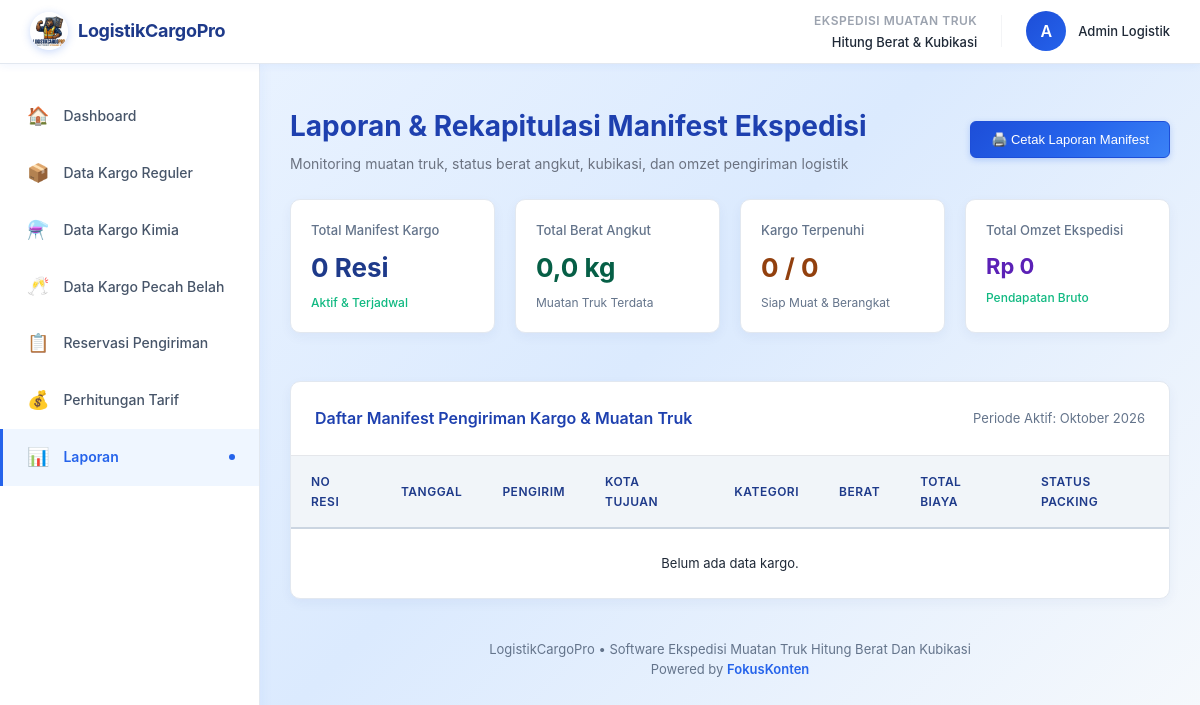
The app's page /SOURCE_CODE_APLIKASI/dashboard/laporan.php, older data.
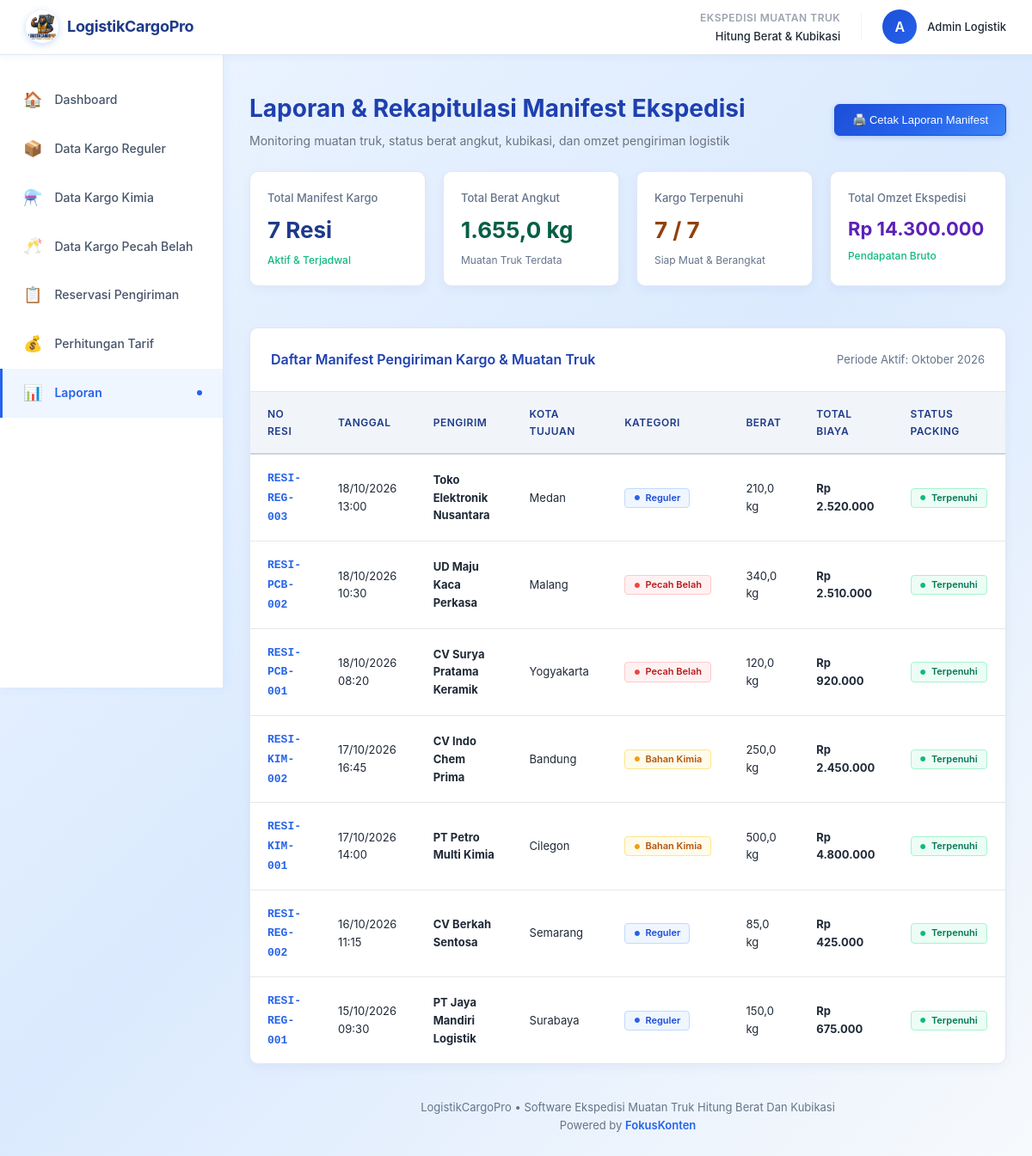
The same page, newer data.
### tables this page shows
CREATE TABLE IF NOT EXISTS kargo (
    id_resi VARCHAR(50) PRIMARY KEY,
    pengirim VARCHAR(100) NOT NULL,
    kota_tujuan VARCHAR(100) NOT NULL,
    berat_barang DECIMAL(10,2) NOT NULL,
    tarif_dasar_per_kg DECIMAL(10,2) NOT NULL,
    jenis_kargo VARCHAR(50) NOT NULL,
    total_tarif DECIMAL(15,2) NOT NULL,
    status_packing ENUM('TERPENUHI', 'BELUM TERPENUHI') NOT NULL,
    tanggal_reservasi DATETIME NOT NULL
);

### SOURCE_CODE_APLIKASI/dashboard/laporan.php (the view, shortened to what this page needs)
<?php
require_once __DIR__ . '/../config/connection.php';
function formatRupiah($amount) {
    return 'Rp ' . number_format($amount, 0, ',', '.');
}
try {
    $qStats = $pdo->query("SELECT
        COUNT(*) as total_kargo,
        COALESCE(SUM(berat_barang), 0) as total_berat,
        COALESCE(SUM(total_tarif), 0) as total_pendapatan,
        SUM(CASE WHEN status_packing='TERPENUHI' THEN 1 ELSE 0 END) as packing_ok
        FROM kargo");
    $stats = $qStats->fetch(PDO::FETCH_ASSOC);
    $qList = $pdo->query("SELECT * FROM kargo ORDER BY tanggal_reservasi DESC");
    $cargoList = $qList->fetchAll(PDO::FETCH_ASSOC);
} catch (Exception $e) {
    $stats = ['total_kargo' => 0, 'total_berat' => 0, 'total_pendapatan' => 0, 'packing_ok' => 0];
    $cargoList = [];
}
?>
<!DOCTYPE html>
<html lang="id">
<head>
    <link rel="stylesheet" href="../assets/css/style.css">
</head>
<body>
<?php include 'navbar.php'; ?>
<?php include 'sidebar.php'; ?>
<main class="main-content">
<div class="container">
    <div class="page-header" style="display: flex; justify-content: space-between; align-items: center; margin-bottom: 24px;">
        <div>
            <h1 class="page-title" style="margin-bottom: 4px;">Laporan & Rekapitulasi Manifest Ekspedisi</h1>
            <p class="page-subtitle">Monitoring muatan truk, status berat angkut, kubikasi, dan omzet pengiriman logistik</p>
        </div>
        <button class="btn btn-primary" onclick="window.print();" style="display: inline-flex; align-items: center; gap: 8px;">
            🖨️ Cetak Laporan Manifest
        </button>
    </div>
    <div style="display: grid; grid-template-columns: repeat(4, 1fr); gap: 20px; margin-bottom: 24px;">
        <div class="card" style="padding: 20px; border-left: 4px solid #2563eb;">
            <div style="font-size: 13px; color: #64748b; font-weight: 500;">Total Manifest Kargo</div>
            <div style="font-size: 26px; font-weight: 700; color: #1e3a8a; margin-top: 6px;"><?= (int)$stats['total_kargo'] ?> Resi</div>
            <div style="font-size: 12px; color: #10b981; margin-top: 4px; font-weight: 500;">Aktif & Terjadwal</div>
        </div>
        <div class="card" style="padding: 20px; border-left: 4px solid #059669;">
            <div style="font-size: 13px; color: #64748b; font-weight: 500;">Total Berat Angkut</div>
            <div style="font-size: 26px; font-weight: 700; color: #065f46; margin-top: 6px;"><?= number_format($stats['total_berat'], 1, ',', '.') ?> kg</div>
            <div style="font-size: 12px; color: #64748b; margin-top: 4px;">Muatan Truk Terdata</div>
        </div>
        <div class="card" style="padding: 20px; border-left: 4px solid #d97706;">
            <div style="font-size: 13px; color: #64748b; font-weight: 500;">Kargo Terpenuhi</div>
            <div style="font-size: 26px; font-weight: 700; color: #92400e; margin-top: 6px;"><?= (int)$stats['packing_ok'] ?> / <?= (int)$stats['total_kargo'] ?></div>
            <div style="font-size: 12px; color: #64748b; margin-top: 4px;">Siap Muat & Berangkat</div>
        </div>
        <div class="card" style="padding: 20px; border-left: 4px solid #7c3aed;">
            <div style="font-size: 13px; color: #64748b; font-weight: 500;">Total Omzet Ekspedisi</div>
            <div style="font-size: 22px; font-weight: 700; color: #5b21b6; margin-top: 8px;"><?= formatRupiah($stats['total_pendapatan']) ?></div>
            <div style="font-size: 12px; color: #10b981; margin-top: 4px; font-weight: 500;">Pendapatan Bruto</div>
        </div>
    </div>
    <div class="table-card">
        <div class="table-header" style="display: flex; justify-content: space-between; align-items: center;">
            <h3 class="table-header-title">Daftar Manifest Pengiriman Kargo & Muatan Truk</h3>
            <span style="font-size: 13px; color: #64748b;">Periode Aktif: Oktober 2026</span>
        </div>
        <div class="table-wrapper">
            <table>
                <thead>
                    <tr>
                        <th>No Resi</th>
                        <th>Tanggal</th>
                        <th>Pengirim</th>
                        <th>Kota Tujuan</th>
                        <th>Kategori</th>
                        <th>Berat</th>
                        <th>Total Biaya</th>
                        <th>Status Packing</th>
                    </tr>
                </thead>
                <tbody>
                    <?php if (empty($cargoList)): ?>
                        <tr><td colspan="8" style="text-align: center; padding: 24px;">Belum ada data kargo.</td></tr>
                    <?php else: ?>
                        <?php foreach ($cargoList as $c): ?>
                            <tr>
                                <td><strong style="color: #2563eb; font-family: monospace; font-size: 13px;"><?= htmlspecialchars($c['id_resi']) ?></strong></td>
                                <td><?= date('d/m/Y H:i', strtotime($c['tanggal_reservasi'])) ?></td>
                                <td><strong><?= htmlspecialchars($c['pengirim']) ?></strong></td>
                                <td><?= htmlspecialchars($c['kota_tujuan']) ?></td>
                                <td>
                                    <?php if ($c['jenis_kargo'] === 'Reguler'): ?>
                                        <span class="badge badge-primary">Reguler</span>
                                    <?php elseif ($c['jenis_kargo'] === 'BahanKimia'): ?>
                                        <span class="badge badge-warning">Bahan Kimia</span>
                                    <?php else: ?>
                                        <span class="badge badge-danger">Pecah Belah</span>
                                    <?php endif; ?>
                                </td>
                                <td><?= number_format($c['berat_barang'], 1, ',', '.') ?> kg</td>
                                <td><strong><?= formatRupiah($c['total_tarif']) ?></strong></td>
                                <td>
                                    <?php if ($c['status_packing'] === 'TERPENUHI'): ?>
                                        <span class="badge badge-success">Terpenuhi</span>
                                    <?php else: ?>
                                        <span class="badge badge-danger">Belum Terpenuhi</span>
                                    <?php endif; ?>
                                </td>
                            </tr>
                        <?php endforeach; ?>
                    <?php endif; ?>
                </tbody>
            </table>
        </div>
    </div>
    <div style="margin-top: 40px; margin-bottom: 20px; text-align: center; color: #64748b; font-size: 13px;">
        LogistikCargoPro &bull; Software Ekspedisi Muatan Truk Hitung Berat Dan Kubikasi<br>
        Powered by <a href="https://fokuskonten.my.id" target="_blank" style="color: #2563eb; font-weight: 600; text-decoration: none;">FokusKonten</a>
    </div>
</div>
</main>
</body>
</html>

### SOURCE_CODE_APLIKASI/dashboard/navbar.php (shortened to what this page needs)
<nav class="navbar">
    <div class="navbar-container">
        <div class="navbar-left">
            <a href="index.php" class="navbar-logo" style="display: flex; align-items: center; gap: 10px; text-decoration: none;">
                <img src="../logo.svg" onerror="this.onerror=null; this.src='../logo.png';" alt="LogistikCargoPro" style="height: 38px; width: 38px; border-radius: 50%; object-fit: cover; display: inline-block; box-shadow: 0 2px 8px rgba(37,99,235,0.25);">
                <span class="logo-text" style="font-weight: 700; font-size: 18px; color: #1e3a8a; letter-spacing: -0.3px;">LogistikCargoPro</span>
            </a>
        </div>
        <div class="navbar-right">
            <div class="navbar-info">
                <span class="info-label">Ekspedisi Muatan Truk</span>
                <span class="info-value">Hitung Berat & Kubikasi</span>
            </div>
            <div class="navbar-user">
                <div class="user-avatar" style="background: linear-gradient(135deg, #1d4ed8 0%, #2563eb 100%);">A</div>
                <span class="user-name">Admin Logistik</span>
            </div>
        </div>
    </div>
</nav>

### SOURCE_CODE_APLIKASI/dashboard/sidebar.php (shortened to what this page needs)
<?php
$current_page = basename($_SERVER['PHP_SELF']);
$menu_items = [
    ['file' => 'index.php', 'label' => 'Dashboard', 'icon' => '🏠'],
    ['file' => 'kargo_reguler.php', 'label' => 'Data Kargo Reguler', 'icon' => '📦'],
    ['file' => 'kargo_kimia.php', 'label' => 'Data Kargo Kimia', 'icon' => '⚗️'],
    ['file' => 'kargo_pecah_belah.php', 'label' => 'Data Kargo Pecah Belah', 'icon' => '🥂'],
    ['file' => 'reservasi.php', 'label' => 'Reservasi Pengiriman', 'icon' => '📋'],
    ['file' => 'perhitungan_tarif.php', 'label' => 'Perhitungan Tarif', 'icon' => '💰'],
    ['file' => 'laporan.php', 'label' => 'Laporan', 'icon' => '📊']
];
?>
<aside class="sidebar">
    <nav class="sidebar-nav">
        <?php foreach ($menu_items as $item): ?>
            <a href="<?php echo $item['file']; ?>" class="nav-item <?php echo ($current_page === $item['file']) ? 'active' : ''; ?>">
                <span class="nav-icon"><?php echo $item['icon']; ?></span>
                <span class="nav-label"><?php echo $item['label']; ?></span>
                <?php if ($current_page === $item['file']): ?>
                    <span class="nav-indicator"></span>
                <?php endif; ?>
            </a>
        <?php endforeach; ?>
    </nav>
</aside>

Row changes from the older to the newer data that the page shows:
added kargo: id_resi "RESI-REG-003", tanggal_reservasi "18/10/2026 13:00", pengirim "Toko Elektronik Nusantara", kota_tujuan "Medan", jenis_kargo "Reguler", berat_barang "210,0", total_tarif "Rp 2.520.000", status_packing "Terpenuhi"
added kargo: id_resi "RESI-PCB-002", tanggal_reservasi "18/10/2026 10:30", pengirim "UD Maju Kaca Perkasa", kota_tujuan "Malang", jenis_kargo "Pecah Belah", berat_barang "340,0", total_tarif "Rp 2.510.000", status_packing "Terpenuhi"
added kargo: id_resi "RESI-PCB-001", tanggal_reservasi "18/10/2026 08:20", pengirim "CV Surya Pratama Keramik", kota_tujuan "Yogyakarta", jenis_kargo "Pecah Belah", berat_barang "120,0", total_tarif "Rp 920.000", status_packing "Terpenuhi"
added kargo: id_resi "RESI-KIM-002", tanggal_reservasi "17/10/2026 16:45", pengirim "CV Indo Chem Prima", kota_tujuan "Bandung", jenis_kargo "Bahan Kimia", berat_barang "250,0", total_tarif "Rp 2.450.000", status_packing "Terpenuhi"
added kargo: id_resi "RESI-KIM-001", tanggal_reservasi "17/10/2026 14:00", pengirim "PT Petro Multi Kimia", kota_tujuan "Cilegon", jenis_kargo "Bahan Kimia", berat_barang "500,0", total_tarif "Rp 4.800.000", status_packing "Terpenuhi"
added kargo: id_resi "RESI-REG-002", tanggal_reservasi "16/10/2026 11:15", pengirim "CV Berkah Sentosa", kota_tujuan "Semarang", jenis_kargo "Reguler", berat_barang "85,0", total_tarif "Rp 425.000", status_packing "Terpenuhi"
added kargo: id_resi "RESI-REG-001", tanggal_reservasi "15/10/2026 09:30", pengirim "PT Jaya Mandiri Logistik", kota_tujuan "Surabaya", jenis_kargo "Reguler", berat_barang "150,0", total_tarif "Rp 675.000", status_packing "Terpenuhi"
Text that changed along with them:
$stats['total_kargo']: "0" → "7"
$stats['total_berat']: "0,0" → "1.655,0"
$stats['packing_ok']: "0" → "7"
formatRupiah($stats['total_pendapatan']): "Rp 0" → "Rp 14.300.000"
text no longer shown: "Belum ada data kargo."
